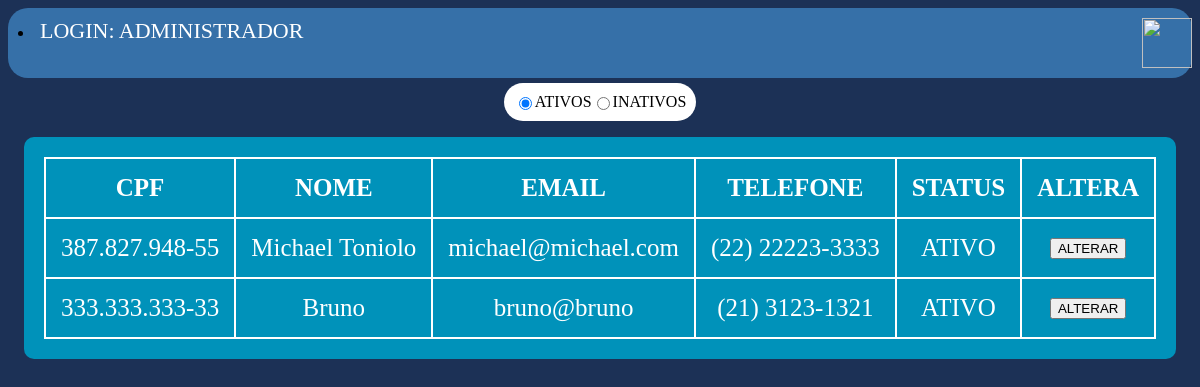
Screenshot of /cliente-lista.php (signed in) with the database file from the repository.
### tables this page shows
CREATE TABLE tb_clientes(
    cli_id INT NOT NULL AUTO_INCREMENT PRIMARY KEY,
    cli_cpf VARCHAR(30) NULL,
    cli_nome VARCHAR(100) NOT NULL,
    cli_email VARCHAR(100),
    cli_cel VARCHAR(15),
    cli_status CHAR(1)
);

### cliente-lista.php (the view, shortened to what this page needs)
<?php
include('conectadb.php');
include('topo.php');
$sql = "SELECT *  FROM tb_clientes WHERE cli_status = '1'";
$retorno = mysqli_query($link, $sql);
$status = '1';
?>
<!DOCTYPE html>
<html lang="pt-br">
<head>
    <link rel="stylesheet" href="css/estilo.css">
</head>
<body>
    <div class="container-listacliente">
            <form action="cliente-lista.php" method="post">
                <input type="radio" name="status" value="1" required onclick="submit()"
                <?= $status=='1' ? "checked":""?>>ATIVOS
                <br>
                <input type="radio" name="status" value="0" required onclick="submit()"
                <?= $status=='0' ? "checked":""?>>INATIVOS
                <br>
            </form>
        <table class="lista">
            <tr>
                <th>CPF</th>
                <th>NOME</th>
                <th>EMAIL</th>
                <th>TELEFONE</th>
                <th>STATUS</th>
                <th>ALTERA</th>
            </tr>
             <?php
                while($tbl = mysqli_fetch_array($retorno)){
                 ?>
                 <tr>
                    <td><?=$tbl[1]?></td>
                    <td><?=$tbl[2]?></td>
                    <td><?=$tbl[3]?></td>
                    <td><?=$tbl[4]?></td>
                    <td><?=$tbl[5] == '1'?"ATIVO":"INATIVO" ?></td>
                    <td><a href="cliente-altera.php?id=<?=$tbl[0]?>">
                            <input type="button" value="ALTERAR">
                        </a>
                    </td>
                 </tr>
                 <?php
                }
                ?>
        </table>
    </div>
</body>
</html>

### css/estilo.css (style rules this page uses)
body { background-color: #1c3156; }
.container-listausuarios, .container-listacliente, .container-listaproduto { display: flex; flex-flow: column; align-content: center; align-items: center; }
.lista { display: flex; flex-flow: row; justify-content: center; background-color: #0092ba; padding: 20px; border-radius: 10px; border-collapse: collapse; width: auto; height: auto; }
td, tr, th { color: #ffffff; border: #fff 2px solid; font-size: 25px; padding: 15px; text-align: center; }
.container-listacliente form, .container-listaproduto form, .container-listausuarios form { margin-top: 5px; display: flex; justify-content: center; flex-flow: row; background-color: white; width: auto; border-radius: 20px; padding: 10px; }

### rows the page displays
tb_clientes: cli_cpf "387.827.948-55", cli_nome "Michael Toniolo", cli_email "michael@michael.com", cli_cel "(22) 22223-3333", cli_status "ATIVO"
tb_clientes: cli_cpf "333.333.333-33", cli_nome "Bruno", cli_email "bruno@bruno", cli_cel "(21) 3123-1321", cli_status "ATIVO"

### other values shown
$nomeusuario "ADMINISTRADOR"
